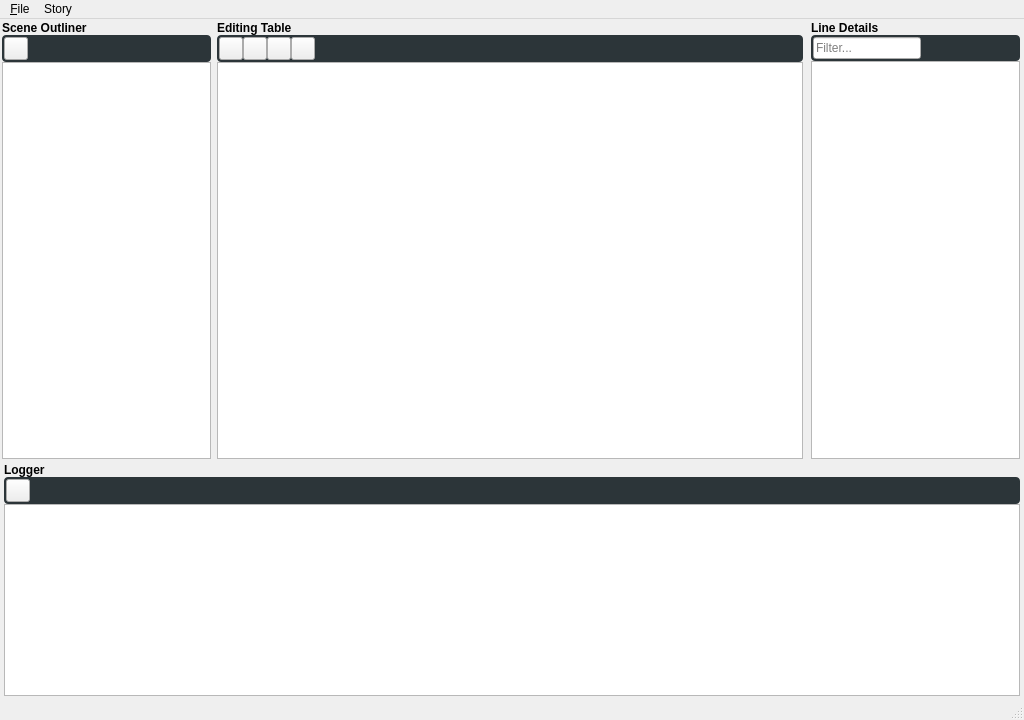
<?xml version="1.0" encoding="UTF-8"?>
<ui version="4.0">
 <class>MainWindow</class>
 <widget class="QMainWindow" name="MainWindow">
  <property name="geometry">
   <rect>
    <x>0</x>
    <y>0</y>
    <width>1024</width>
    <height>720</height>
   </rect>
  </property>
  <property name="windowTitle">
   <string>GVN Editor</string>
  </property>
  <widget class="QWidget" name="centralwidget">
   <layout class="QGridLayout" name="gridLayout">
    <property name="leftMargin">
     <number>0</number>
    </property>
    <property name="topMargin">
     <number>0</number>
    </property>
    <property name="rightMargin">
     <number>0</number>
    </property>
    <property name="bottomMargin">
     <number>0</number>
    </property>
    <property name="spacing">
     <number>0</number>
    </property>
    <item row="0" column="0">
     <widget class="QWidget" name="SceneOutlinerContainer" native="true">
      <layout class="QVBoxLayout" name="verticalLayout_4">
       <property name="spacing">
        <number>0</number>
       </property>
       <property name="leftMargin">
        <number>2</number>
       </property>
       <property name="topMargin">
        <number>2</number>
       </property>
       <property name="rightMargin">
        <number>2</number>
       </property>
       <property name="bottomMargin">
        <number>2</number>
       </property>
       <item>
        <widget class="QLabel" name="SceneOutlinerTitle">
         <property name="font">
          <font>
           <weight>75</weight>
           <bold>true</bold>
          </font>
         </property>
         <property name="text">
          <string>Scene Outliner</string>
         </property>
        </widget>
       </item>
       <item>
        <widget class="QFrame" name="SceneOutlinerToolbar">
         <property name="sizePolicy">
          <sizepolicy hsizetype="Expanding" vsizetype="Minimum">
           <horstretch>0</horstretch>
           <verstretch>0</verstretch>
          </sizepolicy>
         </property>
         <property name="autoFillBackground">
          <bool>false</bool>
         </property>
         <property name="styleSheet">
          <string notr="true">QFrame, QLabel, QToolTip {
    border-radius: 4px;
    background-color: rgb(44,53,57);
}</string>
         </property>
         <property name="frameShape">
          <enum>QFrame::StyledPanel</enum>
         </property>
         <property name="frameShadow">
          <enum>QFrame::Raised</enum>
         </property>
         <layout class="QHBoxLayout" name="horizontalLayout_4">
          <property name="spacing">
           <number>0</number>
          </property>
          <property name="leftMargin">
           <number>2</number>
          </property>
          <property name="topMargin">
           <number>2</number>
          </property>
          <property name="rightMargin">
           <number>2</number>
          </property>
          <property name="bottomMargin">
           <number>2</number>
          </property>
          <item>
           <widget class="QToolButton" name="addChapterButton">
            <property name="sizePolicy">
             <sizepolicy hsizetype="Fixed" vsizetype="Fixed">
              <horstretch>0</horstretch>
              <verstretch>0</verstretch>
             </sizepolicy>
            </property>
            <property name="text">
             <string/>
            </property>
            <property name="icon">
             <iconset resource="Resources/Icons/icons.qrc">
              <normaloff>:/icons/Plus.png</normaloff>:/icons/Plus.png</iconset>
            </property>
           </widget>
          </item>
          <item>
           <spacer name="sceneOutlinerHeaderSpacer">
            <property name="orientation">
             <enum>Qt::Horizontal</enum>
            </property>
            <property name="sizeHint" stdset="0">
             <size>
              <width>40</width>
              <height>20</height>
             </size>
            </property>
           </spacer>
          </item>
         </layout>
        </widget>
       </item>
       <item>
        <widget class="QTreeView" name="SceneList"/>
       </item>
      </layout>
     </widget>
    </item>
    <item row="0" column="1">
     <widget class="QWidget" name="EditingTableContainer" native="true">
      <layout class="QVBoxLayout" name="verticalLayout_2">
       <property name="spacing">
        <number>0</number>
       </property>
       <property name="leftMargin">
        <number>4</number>
       </property>
       <property name="topMargin">
        <number>2</number>
       </property>
       <property name="rightMargin">
        <number>4</number>
       </property>
       <property name="bottomMargin">
        <number>2</number>
       </property>
       <item>
        <widget class="QLabel" name="editingTableTitle">
         <property name="font">
          <font>
           <weight>75</weight>
           <italic>false</italic>
           <bold>true</bold>
          </font>
         </property>
         <property name="text">
          <string>Editing Table</string>
         </property>
        </widget>
       </item>
       <item>
        <widget class="QFrame" name="EditingTableToolBar">
         <property name="sizePolicy">
          <sizepolicy hsizetype="Expanding" vsizetype="Minimum">
           <horstretch>0</horstretch>
           <verstretch>0</verstretch>
          </sizepolicy>
         </property>
         <property name="autoFillBackground">
          <bool>false</bool>
         </property>
         <property name="styleSheet">
          <string notr="true">QFrame, QLabel, QToolTip {
    border-radius: 4px;
    background-color: rgb(44,53,57);
}</string>
         </property>
         <property name="frameShape">
          <enum>QFrame::StyledPanel</enum>
         </property>
         <property name="frameShadow">
          <enum>QFrame::Raised</enum>
         </property>
         <layout class="QHBoxLayout" name="horizontalLayout_2">
          <property name="spacing">
           <number>0</number>
          </property>
          <property name="leftMargin">
           <number>2</number>
          </property>
          <property name="topMargin">
           <number>2</number>
          </property>
          <property name="rightMargin">
           <number>2</number>
          </property>
          <property name="bottomMargin">
           <number>2</number>
          </property>
          <item>
           <widget class="QToolButton" name="addEntryButton">
            <property name="sizePolicy">
             <sizepolicy hsizetype="Fixed" vsizetype="Fixed">
              <horstretch>0</horstretch>
              <verstretch>0</verstretch>
             </sizepolicy>
            </property>
            <property name="text">
             <string/>
            </property>
            <property name="icon">
             <iconset resource="Resources/Icons/icons.qrc">
              <normaloff>:/icons/Plus.png</normaloff>:/icons/Plus.png</iconset>
            </property>
            <attribute name="buttonGroup">
             <string notr="true">buttonGroup</string>
            </attribute>
           </widget>
          </item>
          <item>
           <widget class="QToolButton" name="removeEntryButton">
            <property name="sizePolicy">
             <sizepolicy hsizetype="Fixed" vsizetype="Fixed">
              <horstretch>0</horstretch>
              <verstretch>0</verstretch>
             </sizepolicy>
            </property>
            <property name="text">
             <string/>
            </property>
            <property name="icon">
             <iconset>
              <normalon>:/icons/Minus.png</normalon>
             </iconset>
            </property>
            <attribute name="buttonGroup">
             <string notr="true">buttonGroup</string>
            </attribute>
           </widget>
          </item>
          <item>
           <widget class="QToolButton" name="moveEntryUpButton">
            <property name="sizePolicy">
             <sizepolicy hsizetype="Fixed" vsizetype="Fixed">
              <horstretch>0</horstretch>
              <verstretch>0</verstretch>
             </sizepolicy>
            </property>
            <property name="text">
             <string/>
            </property>
            <property name="icon">
             <iconset>
              <normalon>:/icons/Up.png</normalon>
             </iconset>
            </property>
           </widget>
          </item>
          <item>
           <widget class="QToolButton" name="moveEntryDownButton">
            <property name="sizePolicy">
             <sizepolicy hsizetype="Fixed" vsizetype="Fixed">
              <horstretch>0</horstretch>
              <verstretch>0</verstretch>
             </sizepolicy>
            </property>
            <property name="text">
             <string/>
            </property>
            <property name="icon">
             <iconset>
              <normalon>:/icons/Down.png</normalon>
             </iconset>
            </property>
           </widget>
          </item>
          <item>
           <spacer name="horizontalSpacer">
            <property name="orientation">
             <enum>Qt::Horizontal</enum>
            </property>
            <property name="sizeHint" stdset="0">
             <size>
              <width>534</width>
              <height>20</height>
             </size>
            </property>
           </spacer>
          </item>
         </layout>
        </widget>
       </item>
       <item>
        <widget class="QTableView" name="chapterTableView"/>
       </item>
      </layout>
     </widget>
    </item>
    <item row="0" column="2">
     <widget class="QWidget" name="LineDetailsContainer" native="true">
      <layout class="QVBoxLayout" name="verticalLayout">
       <property name="spacing">
        <number>0</number>
       </property>
       <property name="leftMargin">
        <number>4</number>
       </property>
       <property name="topMargin">
        <number>2</number>
       </property>
       <property name="rightMargin">
        <number>4</number>
       </property>
       <property name="bottomMargin">
        <number>2</number>
       </property>
       <item>
        <widget class="QLabel" name="LineDetailsTitle">
         <property name="font">
          <font>
           <weight>75</weight>
           <bold>true</bold>
          </font>
         </property>
         <property name="text">
          <string>Line Details</string>
         </property>
        </widget>
       </item>
       <item>
        <widget class="QFrame" name="lineDetailsToolbar">
         <property name="sizePolicy">
          <sizepolicy hsizetype="Expanding" vsizetype="Minimum">
           <horstretch>0</horstretch>
           <verstretch>0</verstretch>
          </sizepolicy>
         </property>
         <property name="autoFillBackground">
          <bool>false</bool>
         </property>
         <property name="styleSheet">
          <string notr="true">QFrame, QLabel, QToolTip {
    border-radius: 4px;
    background-color: rgb(44,53,57);
}</string>
         </property>
         <property name="frameShape">
          <enum>QFrame::StyledPanel</enum>
         </property>
         <property name="frameShadow">
          <enum>QFrame::Raised</enum>
         </property>
         <layout class="QHBoxLayout" name="horizontalLayout_5">
          <property name="spacing">
           <number>0</number>
          </property>
          <property name="leftMargin">
           <number>2</number>
          </property>
          <property name="topMargin">
           <number>2</number>
          </property>
          <property name="rightMargin">
           <number>2</number>
          </property>
          <property name="bottomMargin">
           <number>2</number>
          </property>
          <item>
           <widget class="QLineEdit" name="filterDetailInput">
            <property name="inputMask">
             <string/>
            </property>
            <property name="text">
             <string/>
            </property>
            <property name="placeholderText">
             <string>Filter...</string>
            </property>
           </widget>
          </item>
          <item>
           <spacer name="lineDetailsToolbarSpacer">
            <property name="orientation">
             <enum>Qt::Horizontal</enum>
            </property>
            <property name="sizeHint" stdset="0">
             <size>
              <width>40</width>
              <height>20</height>
             </size>
            </property>
           </spacer>
          </item>
         </layout>
        </widget>
       </item>
       <item>
        <widget class="QListView" name="DetailsList"/>
       </item>
      </layout>
     </widget>
    </item>
    <item row="1" column="0" colspan="3">
     <widget class="QWidget" name="LoggerContainer" native="true">
      <property name="sizePolicy">
       <sizepolicy hsizetype="Expanding" vsizetype="Maximum">
        <horstretch>0</horstretch>
        <verstretch>0</verstretch>
       </sizepolicy>
      </property>
      <layout class="QVBoxLayout" name="verticalLayout_3">
       <property name="spacing">
        <number>0</number>
       </property>
       <property name="leftMargin">
        <number>4</number>
       </property>
       <property name="topMargin">
        <number>2</number>
       </property>
       <property name="rightMargin">
        <number>4</number>
       </property>
       <property name="bottomMargin">
        <number>2</number>
       </property>
       <item>
        <widget class="QLabel" name="loggerTitle">
         <property name="font">
          <font>
           <weight>75</weight>
           <bold>true</bold>
          </font>
         </property>
         <property name="text">
          <string>Logger</string>
         </property>
        </widget>
       </item>
       <item>
        <widget class="QFrame" name="LoggerToolbar">
         <property name="sizePolicy">
          <sizepolicy hsizetype="Expanding" vsizetype="Minimum">
           <horstretch>0</horstretch>
           <verstretch>0</verstretch>
          </sizepolicy>
         </property>
         <property name="autoFillBackground">
          <bool>false</bool>
         </property>
         <property name="styleSheet">
          <string notr="true">QFrame, QLabel, QToolTip {
    border-radius: 4px;
    background-color: rgb(44,53,57);
}</string>
         </property>
         <property name="frameShape">
          <enum>QFrame::StyledPanel</enum>
         </property>
         <property name="frameShadow">
          <enum>QFrame::Raised</enum>
         </property>
         <layout class="QHBoxLayout" name="horizontalLayout_3">
          <property name="spacing">
           <number>0</number>
          </property>
          <property name="leftMargin">
           <number>2</number>
          </property>
          <property name="topMargin">
           <number>2</number>
          </property>
          <property name="rightMargin">
           <number>2</number>
          </property>
          <property name="bottomMargin">
           <number>2</number>
          </property>
          <item>
           <widget class="QToolButton" name="clearLogButton">
            <property name="sizePolicy">
             <sizepolicy hsizetype="Fixed" vsizetype="Fixed">
              <horstretch>0</horstretch>
              <verstretch>0</verstretch>
             </sizepolicy>
            </property>
            <property name="text">
             <string/>
            </property>
            <property name="icon">
             <iconset resource="Resources/Icons/icons.qrc">
              <normaloff>:/icons/Plus.png</normaloff>:/icons/Plus.png</iconset>
            </property>
           </widget>
          </item>
          <item>
           <spacer name="loggerToolbarSpacer">
            <property name="orientation">
             <enum>Qt::Horizontal</enum>
            </property>
            <property name="sizeHint" stdset="0">
             <size>
              <width>40</width>
              <height>20</height>
             </size>
            </property>
           </spacer>
          </item>
         </layout>
        </widget>
       </item>
       <item>
        <widget class="QListWidget" name="logList"/>
       </item>
      </layout>
     </widget>
    </item>
   </layout>
  </widget>
  <widget class="QMenuBar" name="menubar">
   <property name="geometry">
    <rect>
     <x>0</x>
     <y>0</y>
     <width>1024</width>
     <height>21</height>
    </rect>
   </property>
   <widget class="QMenu" name="fileMenu">
    <property name="title">
     <string>&amp;File</string>
    </property>
    <addaction name="exitAction"/>
    <addaction name="loadStoryFileAction"/>
    <addaction name="createStoryFileAction"/>
    <addaction name="saveStoryFileAsAction"/>
   </widget>
   <widget class="QMenu" name="storyMenu">
    <property name="title">
     <string>Story</string>
    </property>
    <addaction name="testAction"/>
   </widget>
   <addaction name="fileMenu"/>
   <addaction name="storyMenu"/>
  </widget>
  <widget class="QStatusBar" name="statusbar"/>
  <action name="exitAction">
   <property name="text">
    <string>E&amp;xit</string>
   </property>
   <property name="shortcut">
    <string>Ctrl+Q</string>
   </property>
  </action>
  <action name="insertRowAction">
   <property name="text">
    <string>Insert Row</string>
   </property>
   <property name="shortcut">
    <string>Ctrl+I, R</string>
   </property>
  </action>
  <action name="removeRowAction">
   <property name="text">
    <string>Remove Row</string>
   </property>
   <property name="shortcut">
    <string>Ctrl+R, R</string>
   </property>
  </action>
  <action name="loadDataAction">
   <property name="text">
    <string>Load Story Data</string>
   </property>
  </action>
  <action name="testAction">
   <property name="text">
    <string>test</string>
   </property>
  </action>
  <action name="loadStoryFileAction">
   <property name="text">
    <string>Open Story File</string>
   </property>
  </action>
  <action name="createStoryFileAction">
   <property name="text">
    <string>New Story File</string>
   </property>
  </action>
  <action name="saveStoryFileAsAction">
   <property name="text">
    <string>Save Story File As...</string>
   </property>
  </action>
 </widget>
 <resources>
  <include location="Resources/Icons/icons.qrc"/>
 </resources>
 <connections/>
 <buttongroups>
  <buttongroup name="buttonGroup"/>
 </buttongroups>
</ui>
